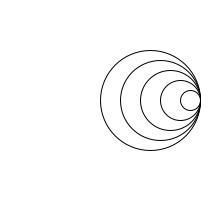
Frame 1 (no input)
Frame 2 (the mouse pressed at the canvas centre, redrawn once): identical to frame 1, image omitted

The Processing sketch that drew this single still picture (run headless with seeded random() and noise(); the mouse was pressed at the canvas centre and the sketch redrawn once):

// Processing sketch: sketch_9_6
// ── sketch_9_6.pde
void setup() {
  size(220, 200);
  noLoop();
}

void draw() {
  background(255, 255, 255);

  int sizeC = 100;
  for (int i = 0; i < 5; i++) {
    ellipse(200 - sizeC/2, 100, sizeC, sizeC);
    sizeC = sizeC - 20;
  }
}
